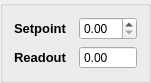
  <widget class="QGroupBox" name="mfc3_Ar_plasma_groupBox">
   <property name="geometry">
    <rect>
     <x>800</x>
     <y>330</y>
     <width>151</width>
     <height>61</height>
    </rect>
   </property>
   <layout class="QGridLayout" name="gridLayout_5">
    <item row="0" column="0">
     <widget class="QLabel" name="mfc3_Ar_plasma_setpoint_label">
      <property name="palette">
       <palette>
        <active>
         <colorrole role="WindowText">
          <brush brushstyle="SolidPattern">
           <color alpha="255">
            <red>85</red>
            <green>0</green>
            <blue>255</blue>
           </color>
          </brush>
         </colorrole>
        </active>
        <inactive>
         <colorrole role="WindowText">
          <brush brushstyle="SolidPattern">
           <color alpha="255">
            <red>0</red>
            <green>0</green>
            <blue>0</blue>
           </color>
          </brush>
         </colorrole>
        </inactive>
        <disabled>
         <colorrole role="WindowText">
          <brush brushstyle="SolidPattern">
           <color alpha="255">
            <red>120</red>
            <green>120</green>
            <blue>120</blue>
           </color>
          </brush>
         </colorrole>
        </disabled>
       </palette>
      </property>
      <property name="font">
       <font>
        <pointsize>10</pointsize>
        <bold>true</bold>
       </font>
      </property>
      <property name="text">
       <string>Setpoint </string>
      </property>
     </widget>
    </item>
    <item row="0" column="1">
     <widget class="QDoubleSpinBox" name="mfc3_Ar_plasma_setpoint_doubleSpinBox"/>
    </item>
    <item row="1" column="0">
     <widget class="QLabel" name="mfc3_Ar_plasma_flow_label">
      <property name="palette">
       <palette>
        <active>
         <colorrole role="WindowText">
          <brush brushstyle="SolidPattern">
           <color alpha="255">
            <red>255</red>
            <green>0</green>
            <blue>255</blue>
           </color>
          </brush>
         </colorrole>
        </active>
        <inactive>
         <colorrole role="WindowText">
          <brush brushstyle="SolidPattern">
           <color alpha="255">
            <red>0</red>
            <green>0</green>
            <blue>0</blue>
           </color>
          </brush>
         </colorrole>
        </inactive>
        <disabled>
         <colorrole role="WindowText">
          <brush brushstyle="SolidPattern">
           <color alpha="255">
            <red>120</red>
            <green>120</green>
            <blue>120</blue>
           </color>
          </brush>
         </colorrole>
        </disabled>
       </palette>
      </property>
      <property name="font">
       <font>
        <pointsize>10</pointsize>
        <bold>true</bold>
       </font>
      </property>
      <property name="text">
       <string>Readout</string>
      </property>
     </widget>
    </item>
    <item row="1" column="1">
     <widget class="QDoubleSpinBox" name="mfc3_Ar_plasma_flow_doubleSpinBox">
      <property name="readOnly">
       <bool>false</bool>
      </property>
      <property name="buttonSymbols">
       <enum>QAbstractSpinBox::NoButtons</enum>
      </property>
     </widget>
    </item>
   </layout>
  </widget>
